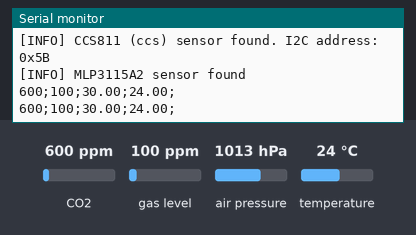
A program run on a simulated Arduino Nano, built with avr-gcc and run on an emulated ATmega328P. On the bench: the last lines printed to the serial monitor. The test bench sets the inputs (shaded band); at power-on: CO2 600 ppm, gas level 100 ppm, air pressure 1013 hPa, temperature 24 °C.

Above: at 1.8 s.
1.9 s: CO2 set to 452 ppm
At 2.5 s:
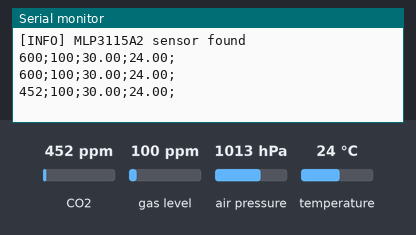
3.4 s: gas level set to 20 ppm
At 4.7 s:
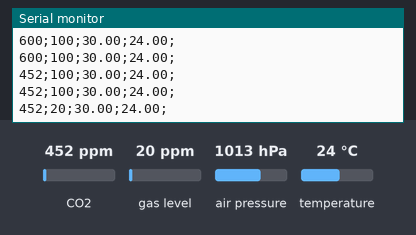
4.9 s: air pressure set to 952 hPa
At 5.9 s:
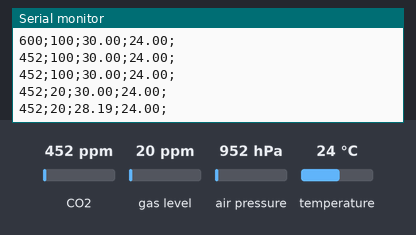
6.4 s: temperature set to 12 °C
At 7.9 s:
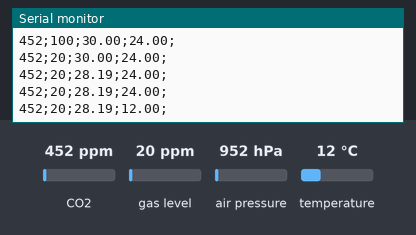

Measured:
- after the input at 1.9 s, the serial monitor: prints a new line after 0.15 s (image 1)
- after the input at 3.4 s, the serial monitor: prints a new line after 0.66 s (image 2)
- after the input at 4.9 s, the serial monitor: prints a new line after 0.16 s (image 3)
- after the input at 6.4 s, the serial monitor: prints a new line after 0.67 s (image 4)

The program:

main.cpp
```cpp
#include <Arduino.h>
#include <Adafruit_CCS811.h>
#include <Adafruit_MPL3115A2.h>
#include <SoftwareSerial.h>
#include <SPI.h>
#include <Wire.h>

// CSS811
#define CSS811_ADDR 0x5B
Adafruit_CCS811 ccs;
int CO2 = 0;
int TVOC = 0;

// MPL3115A2
Adafruit_MPL3115A2 baro = Adafruit_MPL3115A2();
float MLP3115A2_pressure = 0;
float MLP3115A2_altitude = 0;
float MLP3115A2_temp = 0;

void setup() {
  // put your setup code here, to run once:
  Serial.begin(9600);
  Wire.begin();

  // CCS811
  if(ccs.begin(CSS811_ADDR))
  {
    Serial.print("[INFO] CCS811 (ccs) sensor found. I2C address: 0x" ); Serial.println(CSS811_ADDR, HEX);
  }

  if(!ccs.begin(CSS811_ADDR)){
    Serial.println("Failed to start CCS811 (ccs) sensor! Please check your wiring.");
    while(1);
  }

  // MLP3115A2
  baro.begin();
  if (baro.begin())
  {
    Serial.println("[INFO] MLP3115A2 sensor found");
  }
}

bool readCCS811(int &CO2, int &TVOC)
{
  if (ccs.available())
  {
    ccs.readData();
    CO2 = ccs.geteCO2();
    //char CO2Message[] = "[INFO] CO2 (in ppm): ";
    TVOC = ccs.getTVOC();
    //char TVOCMessage[] = "[INFO] TVOC (in ppm): ";
    // Serial.print("[INFO] CO2: ");
    // Serial.print(CO2); Serial.print(" ppm");
    // Serial.println();
    // Serial.print("[INFO] TVOC: ");
    // Serial.print(TVOC); Serial.print(" ppm");
    // Serial.println();

    return true;
  }
  else if (ccs.checkError())
  {
    Serial.print("[ERROR] Cannot print values");
    Serial.println();
    return false;
  }
  return true;
}

void readMLP3115A2(float &MLP3115A2_pressure, float &MLP3115A2_altitude, float &MLP3115A2_temp)
{
  if (baro.begin())
  {
    MLP3115A2_pressure = baro.getPressure(); // pressure in pascals
    //char pressureMessage[] = "[INFO] Barometric pressure (in Inches of Mercury): ";
    //Serial.print("[INFO] Barometric pressure: "); Serial.print(MLP3115A2_pressure/3377); Serial.println(" Inches Hg");

    MLP3115A2_temp = baro.getTemperature(); // temperature in degrees celcius
    //char tempMessage[] = "[INFO] Barometric pressure (in degrees celcius: ";
    //Serial.print("[INFO] Temperature: "); Serial.print(MLP3115A2_temp); Serial.println(" *C");
  }
}

void loop() {
  // put your main code here, to run repeatedly:
  readCCS811(CO2, TVOC);
  readMLP3115A2(MLP3115A2_pressure, MLP3115A2_altitude, MLP3115A2_temp);
  float MLP3115A2_pressure_int = MLP3115A2_pressure/3377.0;
  //printf("%d;%d;%d;%f;%f", CO2, TVOC, MLP3115A2_pressure_int, MLP3115A2_altitude, MLP3115A2_temp);
  Serial.print(CO2); Serial.print(";");
  Serial.print(TVOC); Serial.print(";");
  Serial.print(MLP3115A2_pressure_int); Serial.print(";");
  //Serial.print(MLP3115A2_altitude); Serial.print(";");
  Serial.print(MLP3115A2_temp); Serial.print(";");
  Serial.println();
  delay(1000);
}
```
